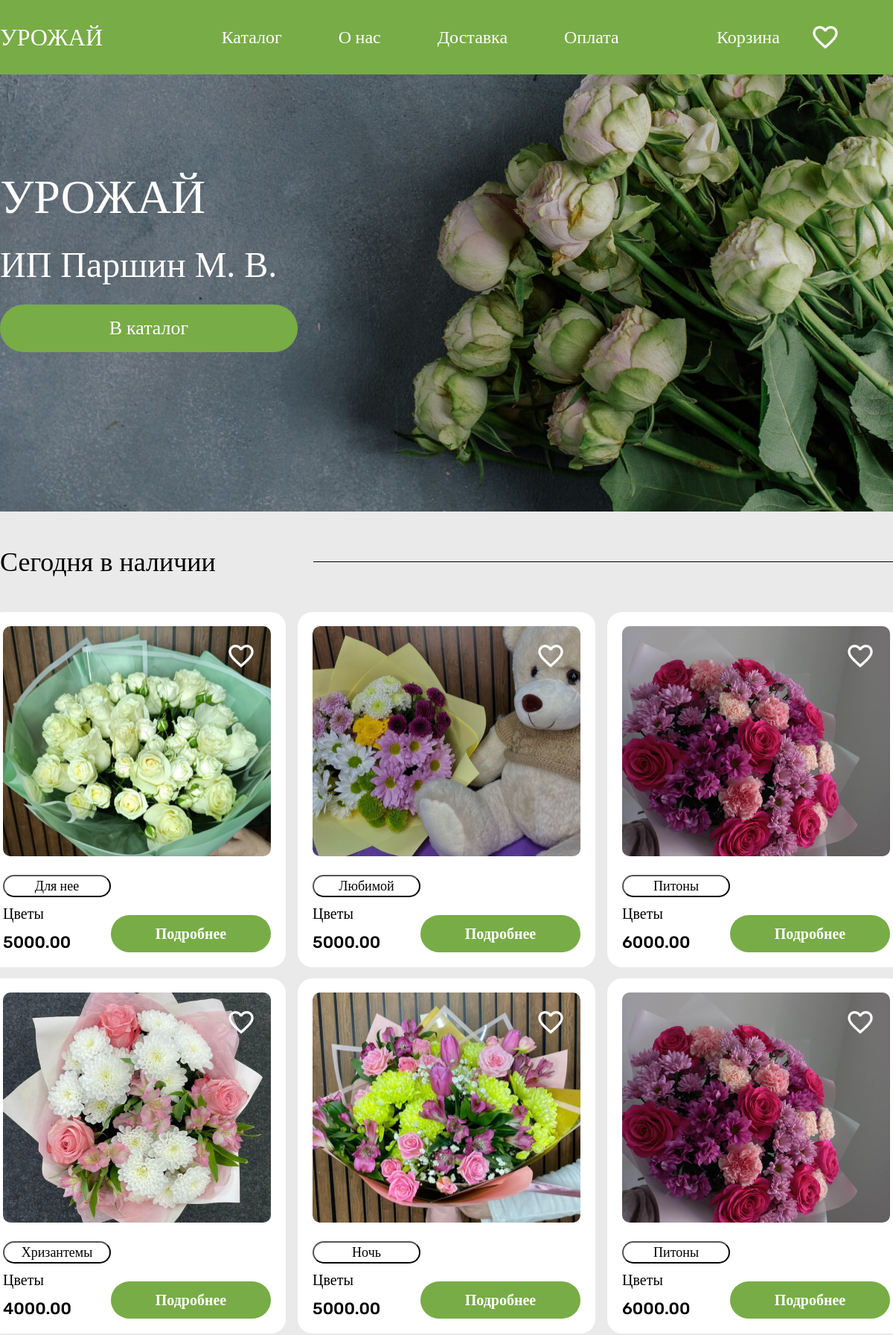
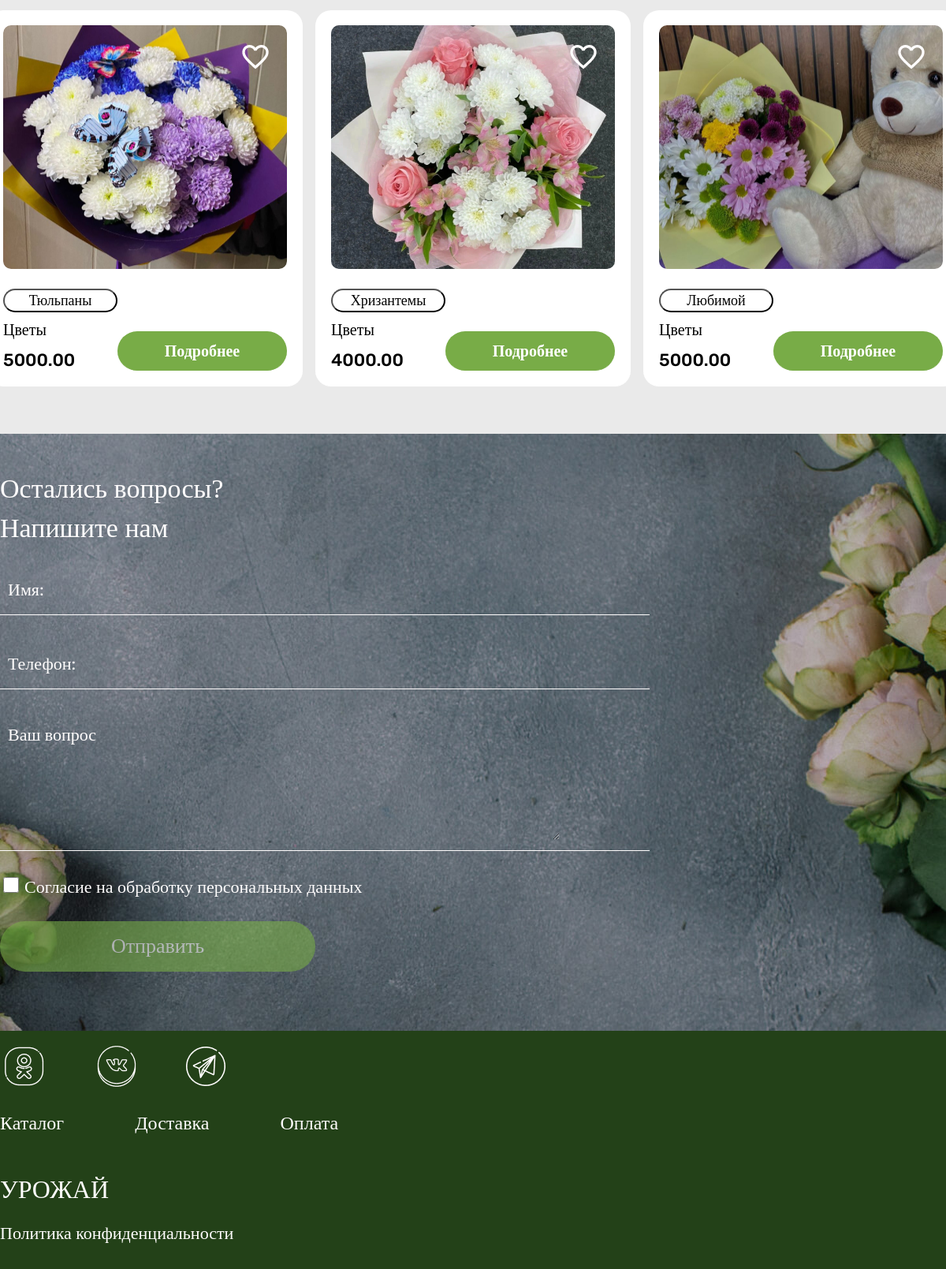
The page / on the database its author committed (2 pictures, top to bottom).
### catalog/models.py (models this page shows, shortened)
class Catalog(models.Model):
    CATEGORY_CHOICES = [
        ('Цветы', 'Цветы'),
        ('Семена', 'Семена'),
        ('Игрушки', 'Игрушки'),
        ('Разное', 'Разное'),
    ]
    category = models.CharField(max_length=50, choices=CATEGORY_CHOICES, verbose_name='Категория')
    name = models.CharField(max_length=100, verbose_name='Название')
    price = models.DecimalField(max_digits=10, decimal_places=2, verbose_name='Цена')
    description = models.TextField(verbose_name='Описание')
    photo = models.ImageField(upload_to='photos/', verbose_name='Фотография')

### catalog/views.py (the view)
# urls.py: path('', PostListView.as_view(), name='view'),
class PostListView(ListView):
    model = Catalog
    template_name = 'base.html'
    context_object_name = 'products'
    def get_queryset(self):
        return Catalog.objects.order_by('?')[:9]

### catalog/templates/base.html (shortened to what this page needs)
<!DOCTYPE html>
<html lang="en">
<head>
    {% block styles %}
    {% load static %}
    <link rel="stylesheet" type="text/css" href="{% static 'css/style.css' %}">
    <link rel="stylesheet" type="text/css" href="{% static 'css/reset.css' %}">
    <link rel="stylesheet" type="text/css" href="{% static 'css/header_footer.css' %}">
    {% endblock %}
    <link rel="stylesheet" href="{% static 'css/style.css' %}">
    <link href="https://db.onlinewebfonts.com/c/af7d9ff7bc3d5c229740fe9fe78ebca6?family=Vetrino" rel="stylesheet">
</head>
<body>
    <header class="header">
      <div class="container">
        <div class="header__wrapper">
        <a href="{% url 'view' %}" style="cursor:pointer; text-decoration: none; color: inherit;" class="header_name" >
          УРОЖАЙ
        </a>
        <div class="header_menu">
          <div>
            Каталог
          </div>
          <a href="{% url 'about_us'%}" style="cursor:pointer; text-decoration: none; color: white;">
            О нас
          </a>
          <div>
            Доставка
          </div>
          <div>
            Оплата
          </div>
        </div>
        <div class="header_basket">
          Корзина &ensp;&ensp;&ensp;
          <a class="vector" href="{% url 'favorites' %}">
              <img id="favoritesPageLink" style="cursor:pointer" src="{% static 'images/Vector.png' %}">
          </a>
        </div>
      </div>
      </div>
    </header>
{% block content %}
    {% include 'name.html' %}
    <section class="catalog">
      <div class="container section">
        <div class="today">
          <div class="div_today">
            <div class="product_text"> Сегодня в наличии </div>
            <div class="line"></div>
          </div>
          <div class="div_product">
            <div class="grup_product mobil">
            {% for product in products|slice:":3" %}
              <div class="product">
                <div class="drawing" style="background-image:url('{{product.photo.url}}')">
                  <img class="like-img" src="{% static 'images/Vector.png' %}"
                  data-product-id="{{product.pk}}"
                  style="cursor:pointer;">
                </div>
                <div class="product_info">
                  <div class="product_info1">
                    <button class="input_hit" type="button">{{product.name}}</button>
                    <div class="bouquet_name">
                      {{product.category}}
                    </div>
                    <div class="cost">
                      {{product.price}}
                    </div>
                  </div>
                  <div class="detailed1">
                    <a href="{% url 'detail' product.pk %}" style="cursor:pointer; text-decoration: none; color: white;" class="detailed color">Подробнее</a>
                  </div>
                </div>
              </div>
              {% endfor %}
            </div>
            <div class="grup_product mobil">
            {% for product in products|slice:"3:6" %}
              <div class="product">
                <div class="drawing" style="background-image:url('{{product.photo.url}}')">
                  <img class="like-img" src="{% static 'images/Vector.png' %}"
                  data-product-id="{{product.pk}}"
                  style="cursor:pointer;">
                </div>
                <div class="product_info">
                  <div class="product_info1">
                    <button class="input_hit" type="button">{{product.name}}</button>
                    <div class="bouquet_name">
                      {{product.category}}
                    </div>
                    <div class="cost">
                      {{product.price}}
                    </div>
                  </div>
                  <div class="detailed1">
                    <a href="{% url 'detail' product.pk %}" style="cursor:pointer; text-decoration: none; color: white;" class="detailed color">Подробнее</a>
                  </div>
                </div>
              </div>
              {% endfor %}
            </div>
            <div class="grup_product mobil">
            {% for product in products|slice:"6:9" %}
              <div class="product">
                <div class="drawing" style="background-image:url('{{product.photo.url}}')">
                  <img class="like-img" src="{% static 'images/Vector.png' %}"
                  data-product-id="{{product.pk}}"
                  style="cursor:pointer;">
                </div>
                <div class="product_info">
                  <div class="product_info1">
                    <button class="input_hit" type="button">{{product.name}}</button>
                    <div class="bouquet_name">
                      {{product.category}}
                    </div>
                    <div class="cost">
                      {{product.price}}
                    </div>
                  </div>
                  <div class="detailed1">
                    <a href="{% url 'detail' product.pk %}" style="cursor:pointer; text-decoration: none; color: white;" class="detailed color">Подробнее</a>
                  </div>
                </div>
              </div>
              {% endfor %}
            </div>
              </div>
            </div>
          </div>
    </section>
    <div class="div_div">
    </div>
    {% include 'feedback.html' %}
{% endblock %}
<footer class="footer">
      <div class="container container1">
        <div class="footer_link">
          <img class="footer_link1" src="{% static 'images/odnoklassniki_srby782wg2r8 2.png' %}" alt="Иконка одноклассников">
          <img class="footer_link1" src="{% static 'images/vk_q5yb3l21rgfi 2.png' %}" onClick="window.open('https://vk.com/annaparshina1998?from=groups');" style="cursor:pointer">
          <img class="footer_link1" src="{% static 'images/telegram_uiellad0w0fn 2.png' %}" alt="Иконка телеграмм">
        </div>
        <div class="footer_menu">
          <div>
            Каталог
          </div>
          <div>
            Доставка
          </div>
          <div>
            Оплата
          </div>
        </div>
        <div class="footer_name">
          УРОЖАЙ
        </div>
        <div class="footer_pol">
          Политика конфиденциальности
        </div>
      </div>
    </footer>
</body>
</html>

### static/css/style.css (style rules this page uses)
html { height: 100%; width: 100%; }
body { height: 100%; width: 100%; }
.catalog { background-color: #EAEAEA; height: fit-content; }
.today { display: flex; flex-direction: column; width: 100%; height: 100%; }
.div_today { display: flex; align-items: center; height: 135px; gap: 20px; padding-top: 30px; padding-bottom: 30px; }
.product_text { font-family: "Vetrino"; font-size: 36px; flex-basis: 401px; font-weight: 400; line-height: 48px; }
.line { border-bottom: 1px solid #000; flex: 1; }
.div_product { width: 100%; height: 100%; display: flex; justify-content: flex-start; flex-direction: column; gap: 15px; }
.grup_product { display: flex; justify-content: center; gap: 16px; }
.product { height: 477px; width: 400px; background-color: #FFFFFF; border-bottom: 1px solid #FFFFFF; border-radius: 20px; }
.product { display: flex; flex-direction: column; justify-content: center; align-items: center; gap: 20px; }
.drawing { border-radius: 10px; height: 65%; width: 90%; display: flex; justify-content: flex-end; align-items: flex-start; padding-top: 20px; padding-right: 20px; background-size: cover; background-position: center; }
.product_info { height: 23%; width: 90%; justify-content: center; align-items: center; }
.product_info { display: flex; justify-content: space-between; align-items: flex-end; }
.product_info1 { display: flex; flex-direction: column; gap: 10px; }
.input_hit { font-family: "Rubik"; font-size: 18px; height: 30px; width: 145px; border-radius: 50px; background-color: #FFFFFF; font-weight: 500; }
.bouquet_name { height: 27px; font-size: 20px; font-family: "Rubik"; font-weight: 400; }
.cost { height: 27px; font-size: 22px; font-family: "Rubik"; font-weight: 500; }
.detailed1 { display: flex; justify-content: flex-end; align-items: flex-end; height: 50px; width: 350px; }
.detailed { border: none; color: #FFFDFD; font-family: "Rubik"; font-size: 20px; height: 100%; width: 100%; border-bottom: 1px solid #78AC47; border-radius: 50px; background-color: #78AC47; display: flex; justify-content: center; align-items: center; font-weight: 700; }
.div_div { height: 60px; background-color: #EAEAEA; }

### static/css/header_footer.css (style rules this page uses)
.header { height: 100px; width: 100%; background-color: #78AC47; color: #FFFDFD; font-size: 24px; font-family: "Rubik"; font-weight: 500; }
.container { max-width: 1240px; margin: 0 auto; width: 100%; height: 90%; }
.header__wrapper { display: flex; justify-content: space-between; align-items: center; height: 100px; }
.header_name { height: 84px; width: 227px; display: flex; align-items: center; font-size: 32px; font-family: "Vetrino"; font-weight: 400; }
.header_menu { height: 84px; width: 534px; display: flex; align-items: center; justify-content: space-between; }
.header_basket { height: 84px; width: 227px; display: flex; align-items: center; justify-content: flex-end; }
.footer { height: 302px; background-color: #234118; display: flex; flex-direction: column; justify-content: space-around; }
.footer_link { display: flex; gap: 58px; justify-content: flex-start; align-items: center; }
.footer_menu { color: #FFFDFD; font-size: 24px; font-family: "Rubik"; display: flex; justify-content: flex-start; align-items: center; gap: 90px; height: 84px; font-weight: 500; }
.footer_name { font-size: 32px; font-family: "Vetrino"; color: #FFFDFD; height: 84px; display: flex; justify-content: flex-start; align-items: center; font-weight: 400; }
.footer_pol { color: #FFFDFD; font-size: 22px; font-family: "Rubik"; font-weight: 400; }

### rows shown on the page
Catalog: name "Для нее", category "Цветы", price "5000.00"
Catalog: name "Любимой", category "Цветы", price "5000.00"
Catalog: photo (picture), name "Питоны", category "Цветы", price "6000.00"
Catalog: photo (picture), name "Хризантемы", category "Цветы", price "4000.00"
Catalog: name "Ночь", category "Цветы", price "5000.00"
Catalog: name "Тюльпаны", category "Цветы", price "5000.00"
